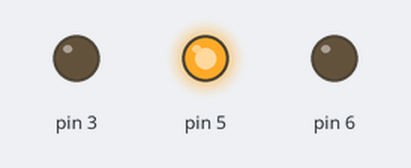
Bench run of a sketch on a simulated Arduino Uno, built with avr-gcc and run on an emulated ATmega328P. On the bench: output pins drawn as LEDs (lit = HIGH).

Above: at 0.1 s.
Timing chart, 0 to 1.6 s (numbered marks = the images above):
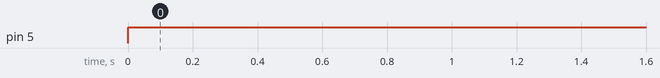

Measured:
- by itself, pin 5: LOW → HIGH at 0.00 s

The sketch:

5_led_rgb1.ino
```cpp
void setup()
{
  pinMode(3, OUTPUT);
  pinMode(5, OUTPUT);
  pinMode(6, OUTPUT);
}

void loop()
{
  analogWrite(3, 0);
  analogWrite(5, 255);
  analogWrite(6, 0);
  //delay(1000); // Wait for 1000 millisecond(s)

}
```
